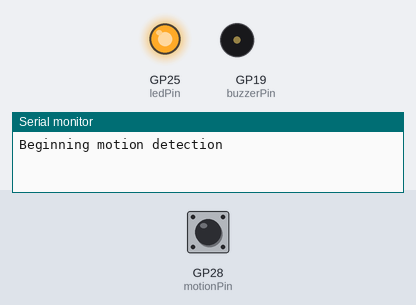
A sketch run on a simulated Raspberry Pi Pico. Parts: output pins drawn as LEDs (lit = HIGH), buzzer (waves = sounding, pin HIGH), the last lines printed to the serial monitor. The inputs (shaded band) are chosen by the test bench; at power-on: GP28 (motionPin) LOW.

Above: at 1.2 s.
1.3 s: GP28 (motionPin) driven HIGH
At 1.5 s:
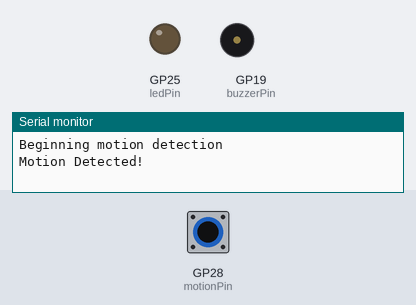
3.2 s: GP28 (motionPin) pulsed LOW 2 times (0.12 s each, 0.3 s apart)
At 3.62 s:
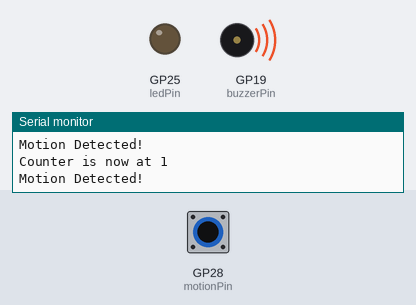
Timing chart, 0 to 6.2 s (numbered marks = the images above; inputs shaded):
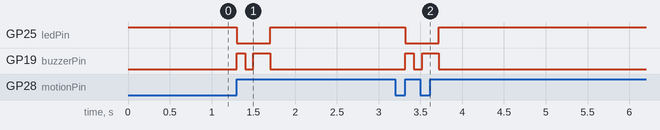

Measured:
- after the input at 1.3 s, GP25 (ledPin): HIGH → LOW at once, → HIGH 0.40 s later; GP19 (buzzerPin): LOW → HIGH at once, → LOW 0.10 s later, → HIGH 0.10 s later, → LOW 0.20 s later
- after the input at 3.2 s, GP25 (ledPin): HIGH → LOW after 0.12 s, → HIGH 0.40 s later; GP19 (buzzerPin): LOW → HIGH after 0.12 s, → LOW 0.10 s later, → HIGH 0.10 s later, → LOW 0.20 s later

The sketch:

pir_sensor_2.ino
```cpp
// This is the pin that the motion sensor is connected to
int motionPin = 28;

// This is the pin that the buzzer is connected to
int buzzerPin = 19;

// This is the pin that connects to the build-in LED
int ledPin = 25;


// This variable tells us if motion triggered the interrupt
bool motionDetected = false;

// This variable will keep track of how many times motion has been detected
int counter = 0;


// Beep the buzzer twice in quick succession
void doBeep() {
      digitalWrite(buzzerPin, HIGH); // On for 0.1 seconds
      delay(100);
      digitalWrite(buzzerPin, LOW); // Off
      delay(100);
      digitalWrite(buzzerPin, HIGH); // On for 0.2 seconds
      delay(200);
      digitalWrite(buzzerPin, LOW); // Off
}

// Turn on the built-in LED
void ledOn() {
  digitalWrite(ledPin, HIGH);
}

// Turn off the built-in LED
void ledOff() {
  digitalWrite(ledPin, LOW);
}

void motion_detected() {
  motionDetected = true;
}

void setup() {
  // Here we tell the board whether a pin will be used for reading (INPUT) or writing (OUTPUT)

  // This lets us write text over the USB connection to the Arduino IDE
  Serial.begin(9600);

  // We will read values from the motion sensor
  pinMode(motionPin, INPUT);

  // We will write values to the buzzer
  pinMode(buzzerPin, OUTPUT);

  // We will write values to the built-in LED
  pinMode(ledPin, OUTPUT);
  // We default to having the LED on, indicating a ready state
  ledOn();

  attachInterrupt(digitalPinToInterrupt(motionPin), motion_detected, RISING);
  Serial.println("Beginning motion detection");
}


void loop() {
  // put your main code here, to run repeatedly:

  if (motionDetected) {
    // First we write to the USB console that motion was detected
    Serial.println("Motion Detected!");

    // Next we turn the LED off, indicating that we're not longer in the waiting state
    ledOff();
    // Then we trigger the beep
    doBeep();
    // And increment our counter
    counter++;
    Serial.print("Counter is now at ");
    Serial.println(counter);

    // Turn the LED back on, indicating that we're re-entering a waiting state
    ledOn();
    // Finally we save the fact that we've handled this motion event
    motionDetected = false;

  }

}
```
